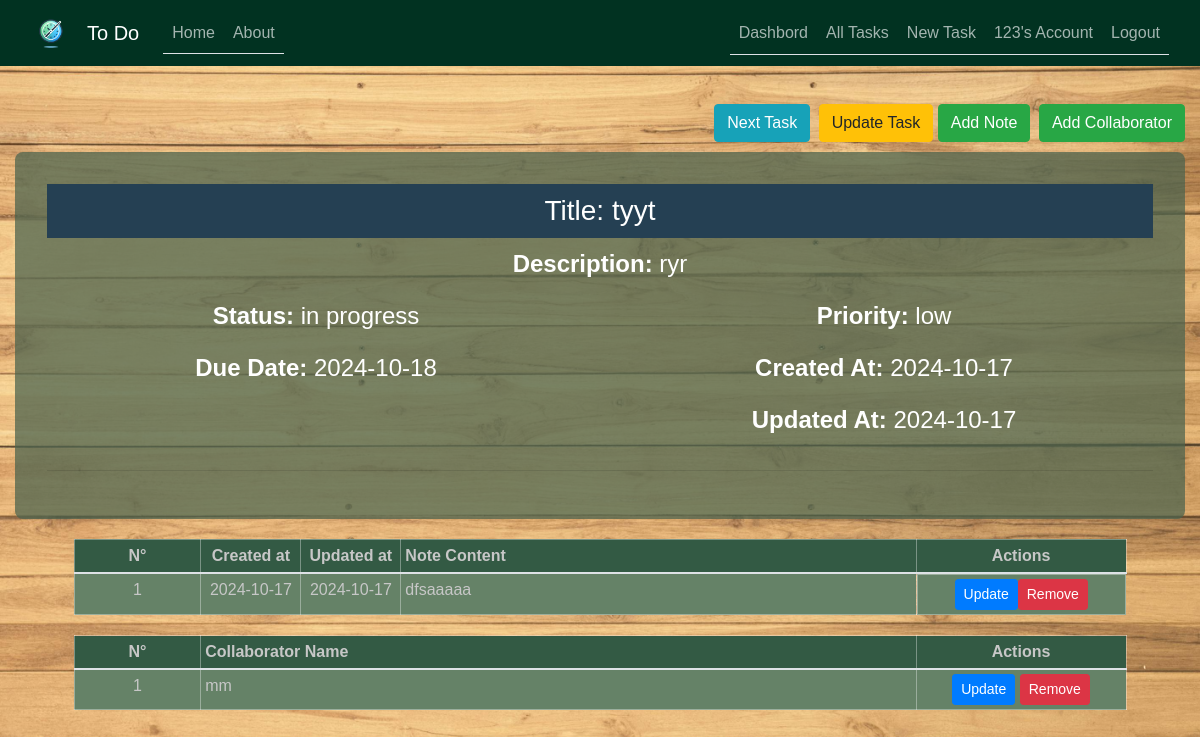
Page /task/49 (signed in) on the earlier database version.
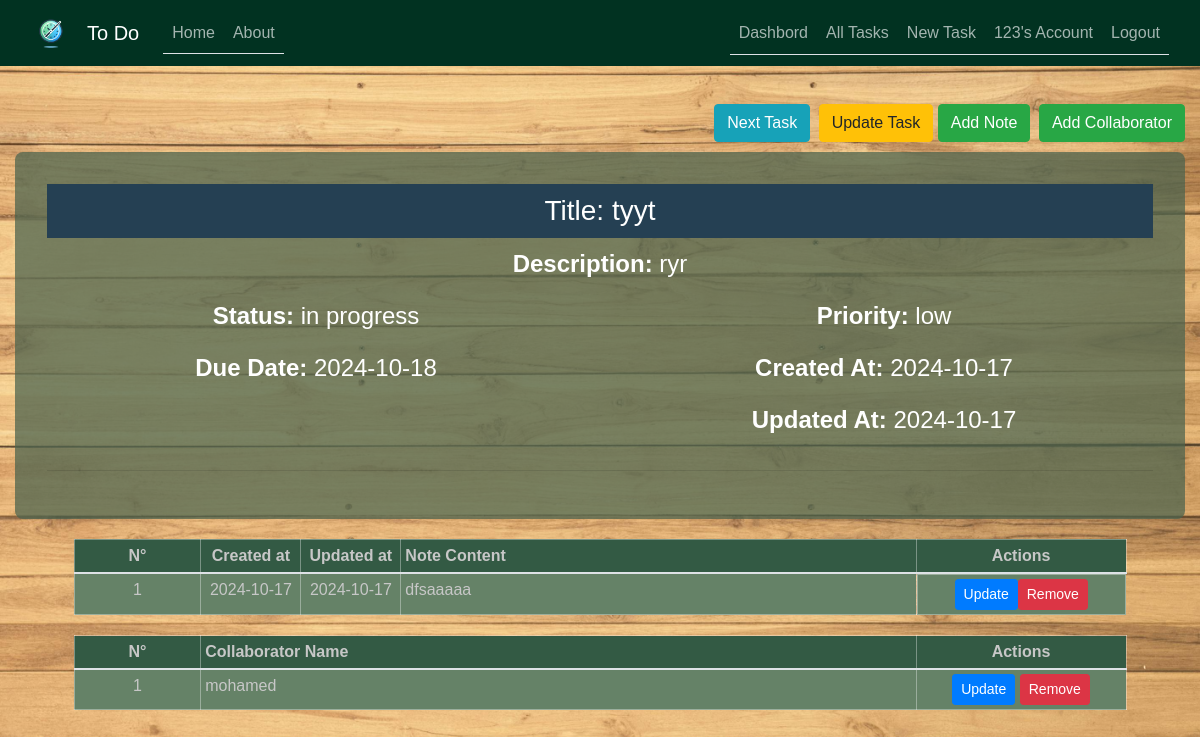
Same page on the later database version.
### To_Do/models.py (models this page shows, shortened)
class TaskCollaborator(db.Model):
    id = db.Column(db.Integer, primary_key=True)
    task_id = db.Column(db.Integer, db.ForeignKey("task.id"), nullable=False)
    user_id = db.Column(db.Integer, db.ForeignKey("user.id"), nullable=False)

class User(db.Model, UserMixin):
    id = db.Column(db.Integer, primary_key=True)
    username = db.Column(db.String(50), unique=True, nullable=False)
    email = db.Column(db.String(100), unique=True, nullable=False)
    password = db.Column(db.String(255), nullable=False)
    date_joined = db.Column(db.DateTime, default=datetime.now)
    last_login = db.Column(db.DateTime, default=datetime.now)
    tasks = db.relationship("Task", backref="user", lazy=True)
    task_collaborators = db.relationship("TaskCollaborator", backref="user", lazy=True)

### To_Do/tasks/routes.py (the view)
@tasks.route("/task/<int:task_id>")
def task(task_id):
    if not current_user.is_authenticated:
        flash("You need to be logged in to access this page.", "warning")
        return redirect(url_for("users.login"))
    task = Task.query.get_or_404(task_id)
    previous_task = (
        Task.query.filter(Task.id < task_id, Task.user_id == current_user.id)
        .order_by(Task.id.desc())
        .first()
    )
    next_task = (
        Task.query.filter(Task.id > task_id, Task.user_id == current_user.id)
        .order_by(Task.id.asc())
        .first()
    )
    return render_template(
        "task.html",
        title=task.title,
        task=task,
        previous_task=previous_task,
        next_task=next_task,
    )

### To_Do/models.py (called while the page is built)
@login_manager.user_loader
def load_user(user_id):
    return User.query.get(int(user_id))

### To_Do/templates/task.html (shortened to what this page needs)
{% extends "base.html" %}
{% import 'macros_note.html' as macros %}
{% block content %}
<div class="float-right mt-4">
    {% if next_task %}
    <a href="{{ url_for('tasks.task', task_id=next_task.id) }}" class="btn btn-info btn-2g mr-1">
         Next Task
    </a>
    {% endif %}
    <a href="{{ url_for('tasks.update_task', task_id=task.id) }}" class="btn btn-warning btn-2g">Update Task</a>
    <a href="{{ url_for('tasks.new_note', task_id=task.id) }}" class="btn btn-success btn-2g mr-1">
         Add Note
    </a>
    <a href="{{ url_for('tasks.new_collaborator', task_id=task.id) }}" class="btn btn-success btn-2g">
         Add Collaborator
    </a>
</div>
<br>
<br>
<div class="content-section mt-4">
    <h3 style="background-color: #254053; color: #ffffff; padding: 10px;">Title: {{ task.title }}</h3>
    <div class="row">
        <div class="col-md-12">
            <p><strong>Description:</strong> {{ task.description }}</p>
        </div>
    </div>
    <div class="row">
        <div class="col-md-6">
            <p><strong>Status:</strong> {{ task.status }}</p>
        </div>
        <div class="col-md-6">
            <p><strong>Priority:</strong> {{ task.priority }}</p>
        </div>
    </div>
    <div class="row">
        <div class="col-md-6">
            <p><strong>Due Date:</strong> {{ task.due_date.strftime('%Y-%m-%d') }}</p>
        </div>
        <div class="col-md-6">
            <p><strong>Created At:</strong> {{ task.created_at.strftime('%Y-%m-%d') }}</p>
        </div>
    </div>
    <div class="row">
        <div class="col-md-6">
        </div>
        <div class="col-md-6">
            <p><strong>Updated At:</strong> {{ task.updated_at.strftime('%Y-%m-%d') }}</p>
        </div>
    </div>
    <hr>
</div>
<table class="table">
    <thead>
        <tr>
            <th scope="col" class="text-center">N°</th>
            <th scope="col" class="text-center">Created at</th>
            <th scope="col" class="text-center">Updated at</th>
            <th scope="col">Note Content</th>
            <th scope="col" class="text-center actions-column">Actions</th>
        </tr>
    </thead>
    <tbody>
        {% for note in task.notes %}
        <tr>
            <td class="text-center">{{ loop.index }}</td>
            <td class="text-center" style="width:100px;">{{ note.created_at.strftime('%Y-%m-%d') }}</td>
            <td class="text-center" style="width:100px;">{{ note.updated_at.strftime('%Y-%m-%d') }}</td>
            <td>{{ note.content }}</td>
            <td class="text-center d-flex  justify-content-center">
                <a href="{{ url_for('tasks.update_note', note_id=note.id) }}" class="btn btn-primary btn-sm">Update</a>
                <button type="button" class="btn btn-danger btn-sm" data-toggle="modal" data-target="#deleteModal{{ note.id }}">
                    Remove
                </button>
            </td>
        </tr>
        {% endfor %}
    </tbody>
</table>
<table class="table">
    <thead>
        <tr>
            <th scope="col" class="text-center">N°</th>
            <th scope="col">Collaborator Name</th>
            <th scope="col" class="text-center actions-column">Actions</th>
        </tr>
    </thead>
    <tbody>
        {% for collaborator in task.task_collaborators %}
        <tr>
            <td class="text-center">{{ loop.index }}</td>
            <td>{{ collaborator.user.username }}</td>
            <td class="text-center">
                <a href="#" class="btn btn-primary btn-sm">Update</a>
                <a href="#" class="btn btn-danger btn-sm">Remove</a>
            </td>
        </tr>
        {% endfor %}
    </tbody>
</table>
{% endblock content %}

Differences in the rows shown:
changed through a linked row, TaskCollaborator: user.username "mm" → "mohamed"
